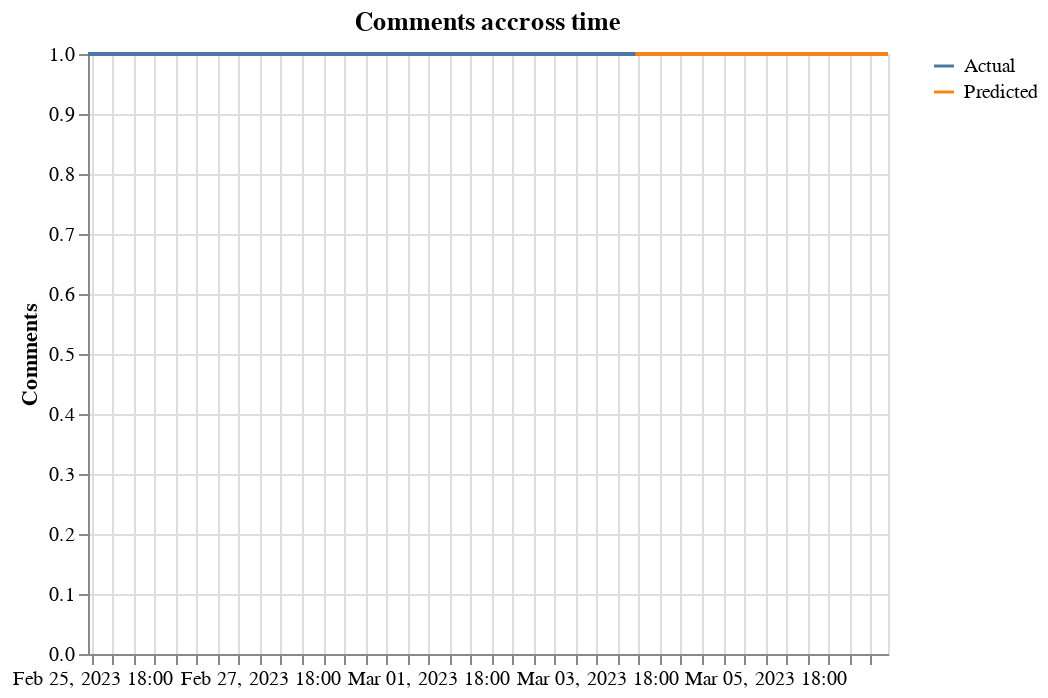

Notebook cell for this chart:
### Code cell
def plot_comment_ts(df: pd.DataFrame, lead: int):
    new_df = df.copy(deep=True)
    new_df = new_df.date.value_counts().rename_axis("date").reset_index(name="x")

    return plot_ts(new_df, "Comments accross time", "x", "Comments", False, lead)

plot_comment_ts(df, 3)

### Figure 1 — Vega-Lite specification as saved in the notebook (floating-point values rounded to 4 significant figures)
{"config": {"view": {"continuousWidth": 400, "continuousHeight": 300}}, "data": {"name": "data-49eb63f04d1e6e648b895cdabe3d6fd9"}, "mark": "line", "encoding": {"color": {"field": "forecast", "legend": {"title": ""}, "type": "nominal"}, "x": {"axis": {"tickCount": 35}, "field": "date", "timeUnit": "yearmonthdatehours", "title": "", "type": "temporal"}, "y": {"field": "x", "title": "Comments", "type": "quantitative"}}, "title": "Comments accross time", "$schema": "https://vega.github.io/schema/vega-lite/v4.17.0.json", "datasets": {"data-49eb63f04d1e6e648b895cdabe3d6fd9": [{"date": "2023-02-25T17:48:57+00:00", "x": 1.0, "forecast": "Predicted"}, {"date": "2023-02-26T05:08:34+00:00", "x": 1.0, "forecast": "Predicted"}, {"date": "2023-02-26T11:22:47+00:00", "x": 1.0, "forecast": "Predicted"}, {"date": "2023-02-26T12:08:31+00:00", "x": 1.0, "forecast": "Predicted"}, {"date": "2023-02-26T13:30:16+00:00", "x": 1.0, "forecast": "Predicted"}, {"date": "2023-02-26T16:34:32+00:00", "x": 1.0, "forecast": "Predicted"}, {"date": "2023-02-26T21:50:23+00:00", "x": 1.0, "forecast": "Predicted"}, {"date": "2023-02-26T22:00:41+00:00", "x": 1.0, "forecast": "Predicted"}, {"date": "2023-02-28T13:12:58+00:00", "x": 1.0, "forecast": "Predicted"}, {"date": "2023-02-28T15:01:39+00:00", "x": 1.0, "forecast": "Predicted"}, {"date": "2023-03-01T01:04:53+00:00", "x": 1.0, "forecast": "Predicted"}, {"date": "2023-03-01T13:30:20+00:00", "x": 1.0, "forecast": "Predicted"}, {"date": "2023-03-01T14:33:12+00:00", "x": 1.0, "forecast": "Predicted"}, {"date": "2023-03-01T20:35:35+00:00", "x": 1.0, "forecast": "Predicted"}, {"date": "2023-03-02T11:33:47+00:00", "x": 1.0, "forecast": "Predicted"}, {"date": "2023-03-04T05:57:54+00:00", "x": 1.0, "forecast": "Predicted"}, {"date": "2023-03-05T05:57:54+00:00", "x": 1.0, "forecast": "Predicted"}, {"date": "2023-03-06T05:57:54+00:00", "x": 1.0, "forecast": "Predicted"}, {"date": "2023-03-07T05:57:54+00:00", "x": 1.0, "forecast": "Predicted"}, {"date": "2023-03-04T05:57:54+00:00", "x": 1.0, "forecast": "Actual"}, {"date": "2023-03-02T11:33:47+00:00", "x": 1.0, "forecast": "Actual"}, {"date": "2023-03-01T20:35:35+00:00", "x": 1.0, "forecast": "Actual"}, {"date": "2023-03-01T14:33:12+00:00", "x": 1.0, "forecast": "Actual"}, {"date": "2023-03-01T13:30:20+00:00", "x": 1.0, "forecast": "Actual"}, {"date": "2023-03-01T01:04:53+00:00", "x": 1.0, "forecast": "Actual"}, {"date": "2023-02-28T15:01:39+00:00", "x": 1.0, "forecast": "Actual"}, {"date": "2023-02-28T13:12:58+00:00", "x": 1.0, "forecast": "Actual"}, {"date": "2023-02-26T22:00:41+00:00", "x": 1.0, "forecast": "Actual"}, {"date": "2023-02-26T21:50:23+00:00", "x": 1.0, "forecast": "Actual"}, {"date": "2023-02-26T16:34:32+00:00", "x": 1.0, "forecast": "Actual"}, {"date": "2023-02-26T13:30:16+00:00", "x": 1.0, "forecast": "Actual"}, {"date": "2023-02-26T12:08:31+00:00", "x": 1.0, "forecast": "Actual"}, {"date": "2023-02-26T11:22:47+00:00", "x": 1.0, "forecast": "Actual"}, {"date": "2023-02-26T05:08:34+00:00", "x": 1.0, "forecast": "Actual"}, {"date": "2023-02-25T17:48:57+00:00", "x": 1.0, "forecast": "Actual"}]}}
